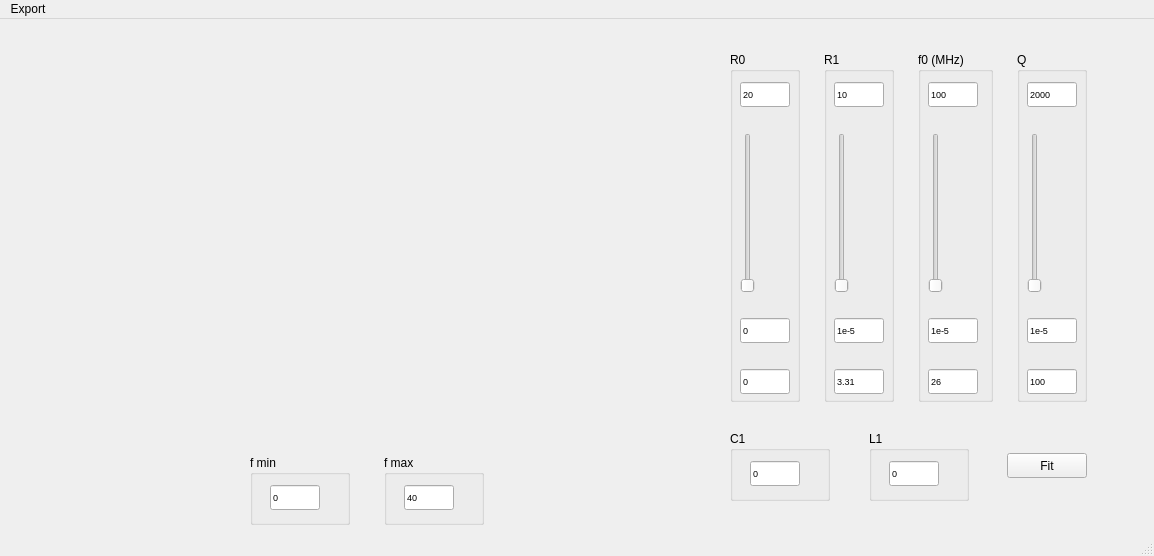
<?xml version="1.0" encoding="UTF-8"?>
<ui version="4.0">
 <class>MainAnalysisSingleAntennaWindow</class>
 <widget class="QMainWindow" name="MainAnalysisSingleAntennaWindow">
  <property name="geometry">
   <rect>
    <x>0</x>
    <y>0</y>
    <width>1154</width>
    <height>556</height>
   </rect>
  </property>
  <property name="windowTitle">
   <string>Single Antenna Analysis</string>
  </property>
  <widget class="QWidget" name="centralwidget">
   <layout class="QGridLayout" name="gridLayout">
    <item row="0" column="0">
     <layout class="QHBoxLayout" name="horizontalLayout_5">
      <item>
       <spacer name="horizontalSpacer_4">
        <property name="orientation">
         <enum>Qt::Horizontal</enum>
        </property>
        <property name="sizeHint" stdset="0">
         <size>
          <width>28</width>
          <height>20</height>
         </size>
        </property>
       </spacer>
      </item>
      <item>
       <layout class="QVBoxLayout" name="verticalLayout_7">
        <item>
         <layout class="QVBoxLayout" name="verticalLayout_5">
          <item>
           <spacer name="verticalSpacer_13">
            <property name="orientation">
             <enum>Qt::Vertical</enum>
            </property>
            <property name="sizeHint" stdset="0">
             <size>
              <width>20</width>
              <height>40</height>
             </size>
            </property>
           </spacer>
          </item>
          <item>
           <widget class="MplWidget" name="MplWidget_0" native="true">
            <property name="minimumSize">
             <size>
              <width>600</width>
              <height>300</height>
             </size>
            </property>
           </widget>
          </item>
          <item>
           <spacer name="verticalSpacer">
            <property name="orientation">
             <enum>Qt::Vertical</enum>
            </property>
            <property name="sizeHint" stdset="0">
             <size>
              <width>20</width>
              <height>40</height>
             </size>
            </property>
           </spacer>
          </item>
         </layout>
        </item>
        <item>
         <spacer name="verticalSpacer_2">
          <property name="orientation">
           <enum>Qt::Vertical</enum>
          </property>
          <property name="sizeHint" stdset="0">
           <size>
            <width>20</width>
            <height>17</height>
           </size>
          </property>
         </spacer>
        </item>
        <item>
         <layout class="QHBoxLayout" name="horizontalLayout_4">
          <item>
           <spacer name="horizontalSpacer_10">
            <property name="orientation">
             <enum>Qt::Horizontal</enum>
            </property>
            <property name="sizeHint" stdset="0">
             <size>
              <width>28</width>
              <height>20</height>
             </size>
            </property>
           </spacer>
          </item>
          <item>
           <layout class="QHBoxLayout" name="horizontalLayout_3">
            <item>
             <widget class="QGroupBox" name="groupBox_7">
              <property name="minimumSize">
               <size>
                <width>100</width>
                <height>70</height>
               </size>
              </property>
              <property name="title">
               <string>f min</string>
              </property>
              <widget class="QLineEdit" name="lineEditValueFmin">
               <property name="geometry">
                <rect>
                 <x>20</x>
                 <y>30</y>
                 <width>50</width>
                 <height>25</height>
                </rect>
               </property>
               <property name="minimumSize">
                <size>
                 <width>50</width>
                 <height>25</height>
                </size>
               </property>
               <property name="maximumSize">
                <size>
                 <width>50</width>
                 <height>25</height>
                </size>
               </property>
               <property name="font">
                <font>
                 <pointsize>7</pointsize>
                </font>
               </property>
               <property name="text">
                <string>0</string>
               </property>
              </widget>
             </widget>
            </item>
            <item>
             <spacer name="horizontalSpacer_9">
              <property name="orientation">
               <enum>Qt::Horizontal</enum>
              </property>
              <property name="sizeHint" stdset="0">
               <size>
                <width>28</width>
                <height>20</height>
               </size>
              </property>
             </spacer>
            </item>
            <item>
             <widget class="QGroupBox" name="groupBox_8">
              <property name="minimumSize">
               <size>
                <width>100</width>
                <height>70</height>
               </size>
              </property>
              <property name="title">
               <string>f max</string>
              </property>
              <widget class="QLineEdit" name="lineEditValueFmax">
               <property name="geometry">
                <rect>
                 <x>20</x>
                 <y>30</y>
                 <width>50</width>
                 <height>25</height>
                </rect>
               </property>
               <property name="minimumSize">
                <size>
                 <width>50</width>
                 <height>25</height>
                </size>
               </property>
               <property name="maximumSize">
                <size>
                 <width>50</width>
                 <height>25</height>
                </size>
               </property>
               <property name="font">
                <font>
                 <pointsize>7</pointsize>
                </font>
               </property>
               <property name="text">
                <string>40</string>
               </property>
              </widget>
             </widget>
            </item>
           </layout>
          </item>
          <item>
           <spacer name="horizontalSpacer_11">
            <property name="orientation">
             <enum>Qt::Horizontal</enum>
            </property>
            <property name="sizeHint" stdset="0">
             <size>
              <width>28</width>
              <height>20</height>
             </size>
            </property>
           </spacer>
          </item>
         </layout>
        </item>
       </layout>
      </item>
      <item>
       <spacer name="horizontalSpacer_6">
        <property name="orientation">
         <enum>Qt::Horizontal</enum>
        </property>
        <property name="sizeHint" stdset="0">
         <size>
          <width>17</width>
          <height>20</height>
         </size>
        </property>
       </spacer>
      </item>
      <item>
       <layout class="QVBoxLayout" name="verticalLayout">
        <item>
         <spacer name="verticalSpacer_12">
          <property name="orientation">
           <enum>Qt::Vertical</enum>
          </property>
          <property name="sizeHint" stdset="0">
           <size>
            <width>17</width>
            <height>13</height>
           </size>
          </property>
         </spacer>
        </item>
        <item>
         <layout class="QHBoxLayout" name="horizontalLayout">
          <item>
           <widget class="QGroupBox" name="groupBox">
            <property name="minimumSize">
             <size>
              <width>70</width>
              <height>350</height>
             </size>
            </property>
            <property name="title">
             <string>R0</string>
            </property>
            <widget class="QWidget" name="layoutWidget">
             <property name="geometry">
              <rect>
               <x>10</x>
               <y>30</y>
               <width>52</width>
               <height>312</height>
              </rect>
             </property>
             <layout class="QVBoxLayout" name="verticalLayout_2">
              <item>
               <widget class="QLineEdit" name="lineEditMaxR0">
                <property name="minimumSize">
                 <size>
                  <width>50</width>
                  <height>25</height>
                 </size>
                </property>
                <property name="maximumSize">
                 <size>
                  <width>50</width>
                  <height>25</height>
                 </size>
                </property>
                <property name="font">
                 <font>
                  <pointsize>7</pointsize>
                 </font>
                </property>
                <property name="text">
                 <string>20</string>
                </property>
               </widget>
              </item>
              <item>
               <spacer name="verticalSpacer_3">
                <property name="orientation">
                 <enum>Qt::Vertical</enum>
                </property>
                <property name="sizeHint" stdset="0">
                 <size>
                  <width>17</width>
                  <height>13</height>
                 </size>
                </property>
               </spacer>
              </item>
              <item>
               <widget class="QSlider" name="verticalSliderR0">
                <property name="minimumSize">
                 <size>
                  <width>16</width>
                  <height>160</height>
                 </size>
                </property>
                <property name="minimum">
                 <number>0</number>
                </property>
                <property name="maximum">
                 <number>100</number>
                </property>
                <property name="orientation">
                 <enum>Qt::Vertical</enum>
                </property>
               </widget>
              </item>
              <item>
               <spacer name="verticalSpacer_4">
                <property name="orientation">
                 <enum>Qt::Vertical</enum>
                </property>
                <property name="sizeHint" stdset="0">
                 <size>
                  <width>17</width>
                  <height>13</height>
                 </size>
                </property>
               </spacer>
              </item>
              <item>
               <widget class="QLineEdit" name="lineEditMinR0">
                <property name="minimumSize">
                 <size>
                  <width>50</width>
                  <height>25</height>
                 </size>
                </property>
                <property name="maximumSize">
                 <size>
                  <width>50</width>
                  <height>25</height>
                 </size>
                </property>
                <property name="font">
                 <font>
                  <pointsize>7</pointsize>
                 </font>
                </property>
                <property name="text">
                 <string>0</string>
                </property>
               </widget>
              </item>
              <item>
               <spacer name="verticalSpacer_5">
                <property name="orientation">
                 <enum>Qt::Vertical</enum>
                </property>
                <property name="sizeHint" stdset="0">
                 <size>
                  <width>17</width>
                  <height>13</height>
                 </size>
                </property>
               </spacer>
              </item>
              <item>
               <widget class="QLineEdit" name="lineEditValueR0">
                <property name="minimumSize">
                 <size>
                  <width>50</width>
                  <height>25</height>
                 </size>
                </property>
                <property name="maximumSize">
                 <size>
                  <width>50</width>
                  <height>25</height>
                 </size>
                </property>
                <property name="font">
                 <font>
                  <pointsize>7</pointsize>
                 </font>
                </property>
                <property name="text">
                 <string>0</string>
                </property>
               </widget>
              </item>
             </layout>
            </widget>
           </widget>
          </item>
          <item>
           <spacer name="horizontalSpacer">
            <property name="orientation">
             <enum>Qt::Horizontal</enum>
            </property>
            <property name="sizeHint" stdset="0">
             <size>
              <width>18</width>
              <height>20</height>
             </size>
            </property>
           </spacer>
          </item>
          <item>
           <widget class="QGroupBox" name="groupBox_2">
            <property name="minimumSize">
             <size>
              <width>70</width>
              <height>350</height>
             </size>
            </property>
            <property name="title">
             <string>R1</string>
            </property>
            <widget class="QWidget" name="layoutWidget_4">
             <property name="geometry">
              <rect>
               <x>10</x>
               <y>30</y>
               <width>52</width>
               <height>312</height>
              </rect>
             </property>
             <layout class="QVBoxLayout" name="verticalLayout_6">
              <item>
               <widget class="QLineEdit" name="lineEditMaxR1">
                <property name="minimumSize">
                 <size>
                  <width>50</width>
                  <height>25</height>
                 </size>
                </property>
                <property name="maximumSize">
                 <size>
                  <width>50</width>
                  <height>25</height>
                 </size>
                </property>
                <property name="font">
                 <font>
                  <pointsize>7</pointsize>
                 </font>
                </property>
                <property name="text">
                 <string>10</string>
                </property>
               </widget>
              </item>
              <item>
               <spacer name="verticalSpacer_15">
                <property name="orientation">
                 <enum>Qt::Vertical</enum>
                </property>
                <property name="sizeHint" stdset="0">
                 <size>
                  <width>17</width>
                  <height>13</height>
                 </size>
                </property>
               </spacer>
              </item>
              <item>
               <widget class="QSlider" name="verticalSliderR1">
                <property name="minimumSize">
                 <size>
                  <width>16</width>
                  <height>160</height>
                 </size>
                </property>
                <property name="minimum">
                 <number>0</number>
                </property>
                <property name="maximum">
                 <number>100</number>
                </property>
                <property name="orientation">
                 <enum>Qt::Vertical</enum>
                </property>
               </widget>
              </item>
              <item>
               <spacer name="verticalSpacer_16">
                <property name="orientation">
                 <enum>Qt::Vertical</enum>
                </property>
                <property name="sizeHint" stdset="0">
                 <size>
                  <width>17</width>
                  <height>13</height>
                 </size>
                </property>
               </spacer>
              </item>
              <item>
               <widget class="QLineEdit" name="lineEditMinR1">
                <property name="minimumSize">
                 <size>
                  <width>50</width>
                  <height>25</height>
                 </size>
                </property>
                <property name="maximumSize">
                 <size>
                  <width>50</width>
                  <height>25</height>
                 </size>
                </property>
                <property name="font">
                 <font>
                  <pointsize>7</pointsize>
                 </font>
                </property>
                <property name="text">
                 <string>1e-5</string>
                </property>
               </widget>
              </item>
              <item>
               <spacer name="verticalSpacer_17">
                <property name="orientation">
                 <enum>Qt::Vertical</enum>
                </property>
                <property name="sizeHint" stdset="0">
                 <size>
                  <width>17</width>
                  <height>13</height>
                 </size>
                </property>
               </spacer>
              </item>
              <item>
               <widget class="QLineEdit" name="lineEditValueR1">
                <property name="minimumSize">
                 <size>
                  <width>50</width>
                  <height>25</height>
                 </size>
                </property>
                <property name="maximumSize">
                 <size>
                  <width>50</width>
                  <height>25</height>
                 </size>
                </property>
                <property name="font">
                 <font>
                  <pointsize>7</pointsize>
                 </font>
                </property>
                <property name="text">
                 <string>3.31</string>
                </property>
               </widget>
              </item>
             </layout>
            </widget>
           </widget>
          </item>
          <item>
           <spacer name="horizontalSpacer_2">
            <property name="orientation">
             <enum>Qt::Horizontal</enum>
            </property>
            <property name="sizeHint" stdset="0">
             <size>
              <width>18</width>
              <height>20</height>
             </size>
            </property>
           </spacer>
          </item>
          <item>
           <widget class="QGroupBox" name="groupBox_3">
            <property name="minimumSize">
             <size>
              <width>70</width>
              <height>350</height>
             </size>
            </property>
            <property name="title">
             <string>f0 (MHz)</string>
            </property>
            <widget class="QWidget" name="layoutWidget">
             <property name="geometry">
              <rect>
               <x>10</x>
               <y>30</y>
               <width>52</width>
               <height>312</height>
              </rect>
             </property>
             <layout class="QVBoxLayout" name="verticalLayout_3">
              <item>
               <widget class="QLineEdit" name="lineEditMaxF0">
                <property name="minimumSize">
                 <size>
                  <width>50</width>
                  <height>25</height>
                 </size>
                </property>
                <property name="maximumSize">
                 <size>
                  <width>50</width>
                  <height>25</height>
                 </size>
                </property>
                <property name="font">
                 <font>
                  <pointsize>7</pointsize>
                 </font>
                </property>
                <property name="text">
                 <string>100</string>
                </property>
               </widget>
              </item>
              <item>
               <spacer name="verticalSpacer_6">
                <property name="orientation">
                 <enum>Qt::Vertical</enum>
                </property>
                <property name="sizeHint" stdset="0">
                 <size>
                  <width>17</width>
                  <height>13</height>
                 </size>
                </property>
               </spacer>
              </item>
              <item>
               <widget class="QSlider" name="verticalSliderF0">
                <property name="minimumSize">
                 <size>
                  <width>16</width>
                  <height>160</height>
                 </size>
                </property>
                <property name="minimum">
                 <number>0</number>
                </property>
                <property name="maximum">
                 <number>100</number>
                </property>
                <property name="orientation">
                 <enum>Qt::Vertical</enum>
                </property>
               </widget>
              </item>
              <item>
               <spacer name="verticalSpacer_7">
                <property name="orientation">
                 <enum>Qt::Vertical</enum>
                </property>
                <property name="sizeHint" stdset="0">
                 <size>
                  <width>17</width>
                  <height>13</height>
                 </size>
                </property>
               </spacer>
              </item>
              <item>
               <widget class="QLineEdit" name="lineEditMinF0">
                <property name="minimumSize">
                 <size>
                  <width>50</width>
                  <height>25</height>
                 </size>
                </property>
                <property name="maximumSize">
                 <size>
                  <width>50</width>
                  <height>25</height>
                 </size>
                </property>
                <property name="font">
                 <font>
                  <pointsize>7</pointsize>
                 </font>
                </property>
                <property name="text">
                 <string>1e-5</string>
                </property>
               </widget>
              </item>
              <item>
               <spacer name="verticalSpacer_8">
                <property name="orientation">
                 <enum>Qt::Vertical</enum>
                </property>
                <property name="sizeHint" stdset="0">
                 <size>
                  <width>17</width>
                  <height>13</height>
                 </size>
                </property>
               </spacer>
              </item>
              <item>
               <widget class="QLineEdit" name="lineEditValueF0">
                <property name="minimumSize">
                 <size>
                  <width>50</width>
                  <height>25</height>
                 </size>
                </property>
                <property name="maximumSize">
                 <size>
                  <width>50</width>
                  <height>25</height>
                 </size>
                </property>
                <property name="font">
                 <font>
                  <pointsize>7</pointsize>
                 </font>
                </property>
                <property name="text">
                 <string>26</string>
                </property>
               </widget>
              </item>
             </layout>
            </widget>
           </widget>
          </item>
          <item>
           <spacer name="horizontalSpacer_3">
            <property name="orientation">
             <enum>Qt::Horizontal</enum>
            </property>
            <property name="sizeHint" stdset="0">
             <size>
              <width>18</width>
              <height>20</height>
             </size>
            </property>
           </spacer>
          </item>
          <item>
           <widget class="QGroupBox" name="groupBox_4">
            <property name="minimumSize">
             <size>
              <width>70</width>
              <height>350</height>
             </size>
            </property>
            <property name="title">
             <string>Q</string>
            </property>
            <widget class="QWidget" name="layoutWidget_2">
             <property name="geometry">
              <rect>
               <x>10</x>
               <y>30</y>
               <width>52</width>
               <height>312</height>
              </rect>
             </property>
             <layout class="QVBoxLayout" name="verticalLayout_4">
              <item>
               <widget class="QLineEdit" name="lineEditMaxQ">
                <property name="minimumSize">
                 <size>
                  <width>50</width>
                  <height>25</height>
                 </size>
                </property>
                <property name="maximumSize">
                 <size>
                  <width>50</width>
                  <height>25</height>
                 </size>
                </property>
                <property name="font">
                 <font>
                  <pointsize>7</pointsize>
                 </font>
                </property>
                <property name="text">
                 <string>2000</string>
                </property>
               </widget>
              </item>
              <item>
               <spacer name="verticalSpacer_9">
                <property name="orientation">
                 <enum>Qt::Vertical</enum>
                </property>
                <property name="sizeHint" stdset="0">
                 <size>
                  <width>17</width>
                  <height>13</height>
                 </size>
                </property>
               </spacer>
              </item>
              <item>
               <widget class="QSlider" name="verticalSliderQ">
                <property name="minimumSize">
                 <size>
                  <width>16</width>
                  <height>160</height>
                 </size>
                </property>
                <property name="minimum">
                 <number>0</number>
                </property>
                <property name="maximum">
                 <number>100</number>
                </property>
                <property name="orientation">
                 <enum>Qt::Vertical</enum>
                </property>
               </widget>
              </item>
              <item>
               <spacer name="verticalSpacer_10">
                <property name="orientation">
                 <enum>Qt::Vertical</enum>
                </property>
                <property name="sizeHint" stdset="0">
                 <size>
                  <width>17</width>
                  <height>13</height>
                 </size>
                </property>
               </spacer>
              </item>
              <item>
               <widget class="QLineEdit" name="lineEditMinQ">
                <property name="minimumSize">
                 <size>
                  <width>50</width>
                  <height>25</height>
                 </size>
                </property>
                <property name="maximumSize">
                 <size>
                  <width>50</width>
                  <height>25</height>
                 </size>
                </property>
                <property name="font">
                 <font>
                  <pointsize>7</pointsize>
                 </font>
                </property>
                <property name="text">
                 <string>1e-5</string>
                </property>
               </widget>
              </item>
              <item>
               <spacer name="verticalSpacer_11">
                <property name="orientation">
                 <enum>Qt::Vertical</enum>
                </property>
                <property name="sizeHint" stdset="0">
                 <size>
                  <width>17</width>
                  <height>13</height>
                 </size>
                </property>
               </spacer>
              </item>
              <item>
               <widget class="QLineEdit" name="lineEditValueQ">
                <property name="minimumSize">
                 <size>
                  <width>50</width>
                  <height>25</height>
                 </size>
                </property>
                <property name="maximumSize">
                 <size>
                  <width>50</width>
                  <height>25</height>
                 </size>
                </property>
                <property name="font">
                 <font>
                  <pointsize>7</pointsize>
                 </font>
                </property>
                <property name="text">
                 <string>100</string>
                </property>
               </widget>
              </item>
             </layout>
            </widget>
           </widget>
          </item>
         </layout>
        </item>
        <item>
         <spacer name="verticalSpacer_14">
          <property name="orientation">
           <enum>Qt::Vertical</enum>
          </property>
          <property name="sizeHint" stdset="0">
           <size>
            <width>17</width>
            <height>13</height>
           </size>
          </property>
         </spacer>
        </item>
        <item>
         <layout class="QHBoxLayout" name="horizontalLayout_2">
          <item>
           <widget class="QGroupBox" name="groupBox_6">
            <property name="minimumSize">
             <size>
              <width>100</width>
              <height>70</height>
             </size>
            </property>
            <property name="title">
             <string>C1</string>
            </property>
            <widget class="QLineEdit" name="lineEditValueC1">
             <property name="geometry">
              <rect>
               <x>20</x>
               <y>30</y>
               <width>50</width>
               <height>25</height>
              </rect>
             </property>
             <property name="minimumSize">
              <size>
               <width>50</width>
               <height>25</height>
              </size>
             </property>
             <property name="maximumSize">
              <size>
               <width>50</width>
               <height>25</height>
              </size>
             </property>
             <property name="font">
              <font>
               <pointsize>7</pointsize>
              </font>
             </property>
             <property name="text">
              <string>0</string>
             </property>
            </widget>
           </widget>
          </item>
          <item>
           <spacer name="horizontalSpacer_7">
            <property name="orientation">
             <enum>Qt::Horizontal</enum>
            </property>
            <property name="sizeHint" stdset="0">
             <size>
              <width>17</width>
              <height>20</height>
             </size>
            </property>
           </spacer>
          </item>
          <item>
           <widget class="QGroupBox" name="groupBox_5">
            <property name="minimumSize">
             <size>
              <width>100</width>
              <height>70</height>
             </size>
            </property>
            <property name="title">
             <string>L1</string>
            </property>
            <widget class="QLineEdit" name="lineEditValueL1">
             <property name="geometry">
              <rect>
               <x>20</x>
               <y>30</y>
               <width>50</width>
               <height>25</height>
              </rect>
             </property>
             <property name="minimumSize">
              <size>
               <width>50</width>
               <height>25</height>
              </size>
             </property>
             <property name="maximumSize">
              <size>
               <width>50</width>
               <height>25</height>
              </size>
             </property>
             <property name="font">
              <font>
               <pointsize>7</pointsize>
              </font>
             </property>
             <property name="text">
              <string>0</string>
             </property>
            </widget>
           </widget>
          </item>
          <item>
           <spacer name="horizontalSpacer_8">
            <property name="orientation">
             <enum>Qt::Horizontal</enum>
            </property>
            <property name="sizeHint" stdset="0">
             <size>
              <width>17</width>
              <height>20</height>
             </size>
            </property>
           </spacer>
          </item>
          <item>
           <widget class="QPushButton" name="pushButtonFitData">
            <property name="minimumSize">
             <size>
              <width>50</width>
              <height>25</height>
             </size>
            </property>
            <property name="text">
             <string>Fit</string>
            </property>
           </widget>
          </item>
         </layout>
        </item>
        <item>
         <spacer name="verticalSpacer_18">
          <property name="orientation">
           <enum>Qt::Vertical</enum>
          </property>
          <property name="sizeHint" stdset="0">
           <size>
            <width>17</width>
            <height>13</height>
           </size>
          </property>
         </spacer>
        </item>
       </layout>
      </item>
      <item>
       <spacer name="horizontalSpacer_5">
        <property name="orientation">
         <enum>Qt::Horizontal</enum>
        </property>
        <property name="sizeHint" stdset="0">
         <size>
          <width>17</width>
          <height>20</height>
         </size>
        </property>
       </spacer>
      </item>
     </layout>
    </item>
   </layout>
  </widget>
  <widget class="QMenuBar" name="menubar">
   <property name="geometry">
    <rect>
     <x>0</x>
     <y>0</y>
     <width>1154</width>
     <height>22</height>
    </rect>
   </property>
   <widget class="QMenu" name="menuExpoer">
    <property name="title">
     <string>Export</string>
    </property>
    <addaction name="action_Export_as_csv"/>
    <addaction name="action_Export_as_xlsx"/>
   </widget>
   <addaction name="menuExpoer"/>
  </widget>
  <widget class="QStatusBar" name="statusbar"/>
  <action name="action_Export_as_csv">
   <property name="text">
    <string>As csv</string>
   </property>
  </action>
  <action name="action_Export_as_xlsx">
   <property name="text">
    <string>As xlsx</string>
   </property>
  </action>
 </widget>
 <customwidgets>
  <customwidget>
   <class>MplWidget</class>
   <extends>QWidget</extends>
   <header>mplwidget.h</header>
   <container>1</container>
  </customwidget>
 </customwidgets>
 <resources/>
 <connections/>
</ui>
